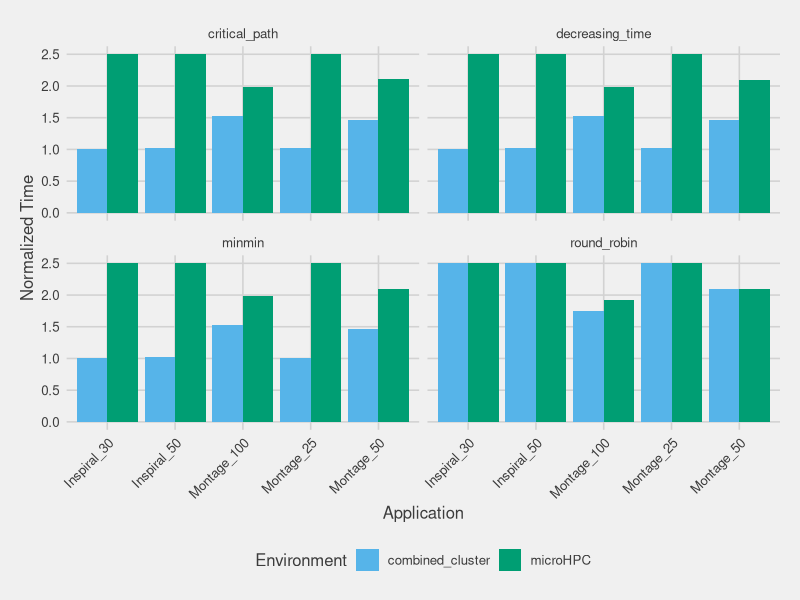
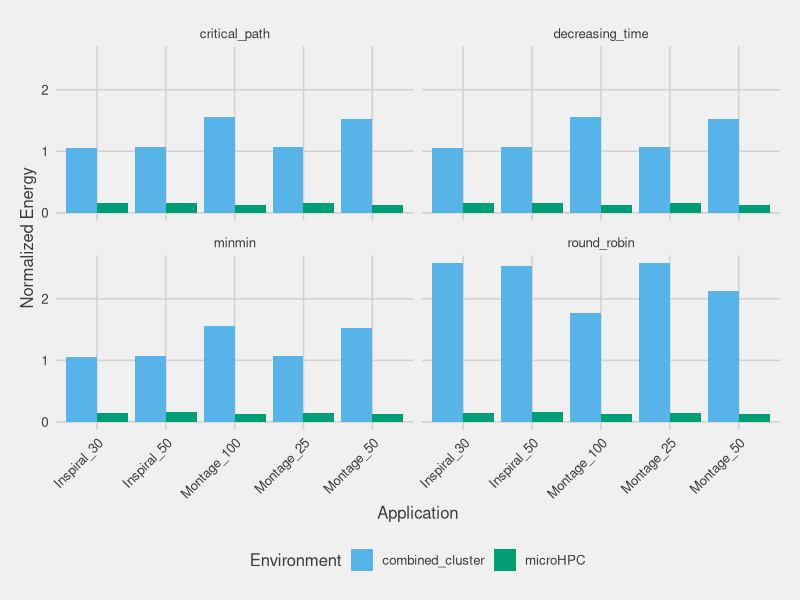
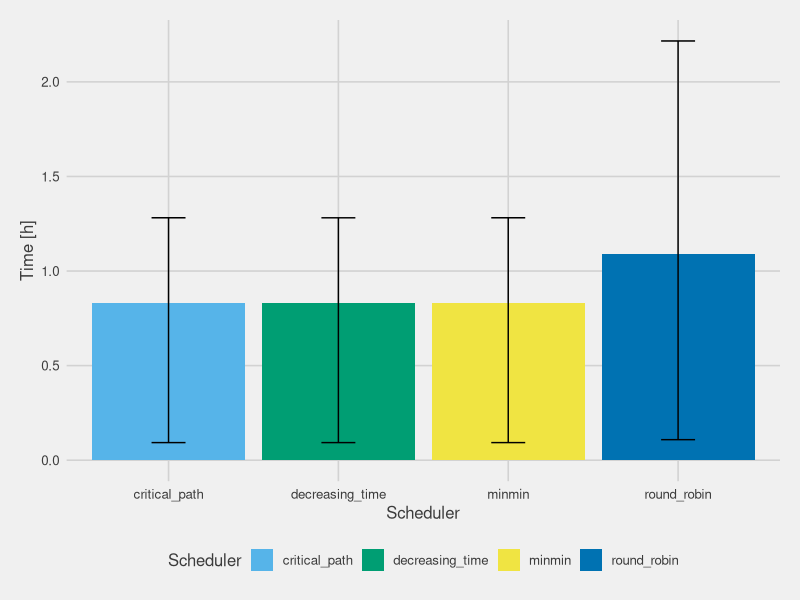
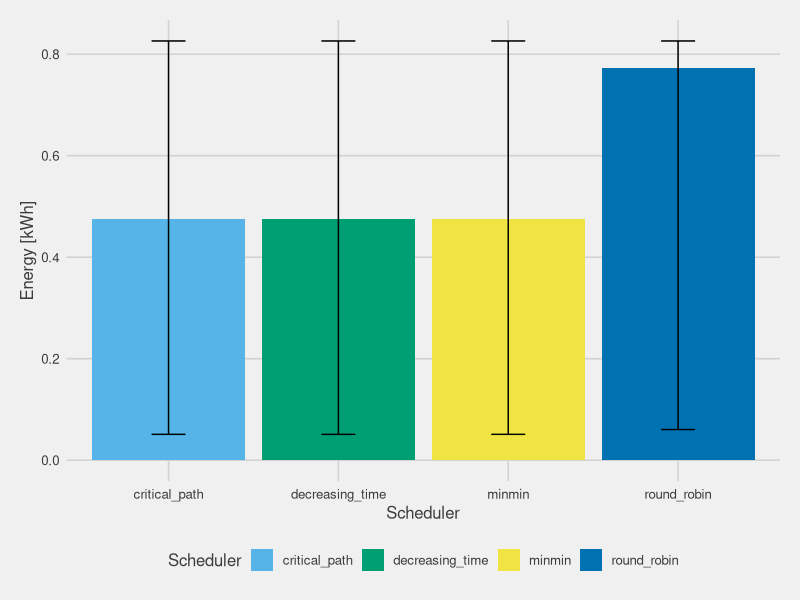
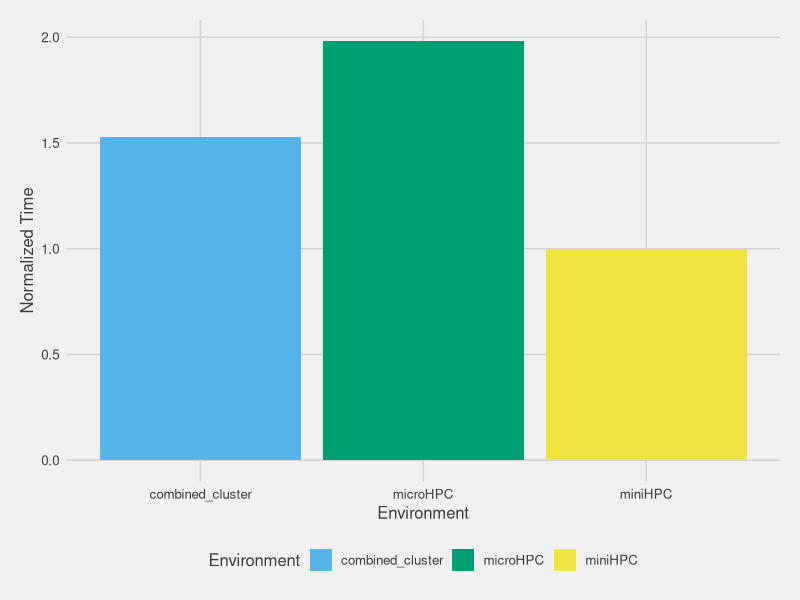
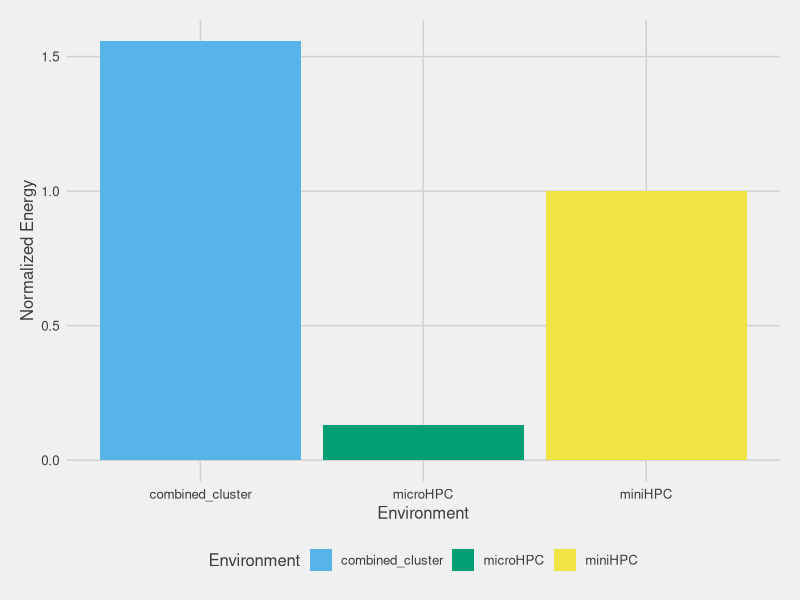
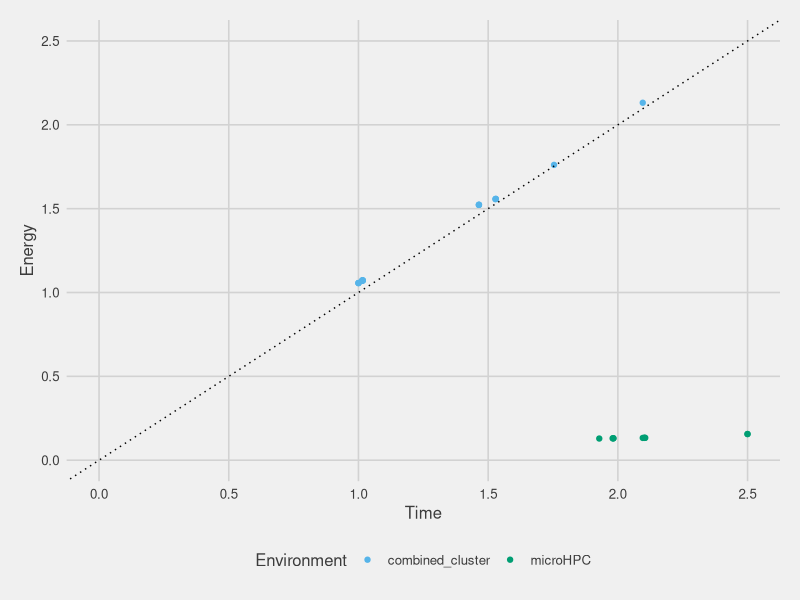
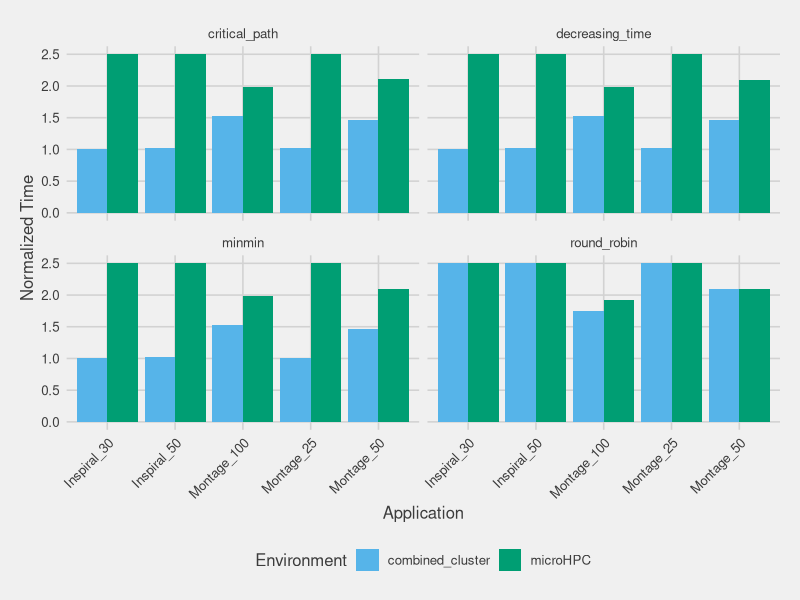

Here is the R script that generated these plots, in order:

library(ggthemes)
library(ggplot2)
library(dplyr)
#library(reshape2)

simulations_out <- read.csv("data/simulations.csv")



#Plot Times----

time_over_mini <- simulations_out %>%
  filter(Environment != "miniHPC") %>% left_join(simulations_out %>%
                                                   filter(Environment == "miniHPC"),
                                                 by = c("Application", "Scheduler"),
                                                 suffix = c("", "_mini")) %>%
  select(Scheduler,Application, Environment, time, time_mini) %>%
  mutate(norm_time = time/time_mini)

ggplot(time_over_mini, aes(x=Application, y=norm_time, fill = Environment, group = Environment)) +
  geom_bar(stat='identity', position='dodge')  +
  theme_fivethirtyeight() + scale_fill_pander() + 
  theme(axis.title = element_text(), axis.text.x = element_text(angle = 45, hjust = 1)) + 
  ylab('Normalized Time') + 
  facet_wrap(~Scheduler)
ggsave(filename = "graphs/norm_time.pdf", device = "pdf", scale = 0.8)


#Plot Energy Consumtion----
energy_over_mini <- simulations_out %>%
  filter(Environment != "miniHPC") %>% left_join(simulations_out %>%
                                                   filter(Environment == "miniHPC"),
                                                 by = c("Application", "Scheduler"),
                                                 suffix = c("", "_mini")) %>%
  select(Scheduler,Application, Environment, energy, energy_mini) %>%
  mutate(norm_energy = energy/energy_mini)

ggplot(energy_over_mini, aes(x=Application, y=norm_energy, fill = Environment, group = Environment)) +
  geom_bar(stat='identity', position='dodge')  +
  theme_fivethirtyeight() + scale_fill_pander() + 
  theme(axis.title = element_text(), axis.text.x = element_text(angle = 45, hjust = 1)) + 
  ylab('Normalized Energy') + 
  facet_wrap(~Scheduler)
ggsave(filename = "graphs/norm_energy.pdf", device = "pdf", scale = 0.8)


#Calculate avg, sd, etc.----
aggregated <- simulations_out %>%
  group_by(Scheduler) %>%
  summarise(avg_time = mean(time),
            first_quant_time = quantile(time,0.25),
            third_quant_time = quantile(time,0.75),
            avg_energy = mean(energy),
            first_quant_energy = quantile(energy,0.25),
            third_quant_energy = quantile(energy,0.75))

#Compare Scheduling Algorithms----
conversion <- 1/60/60
aggregated$avg_time <- aggregated$avg_time*conversion
aggregated$first_quant_time <- aggregated$first_quant_time*conversion
aggregated$third_quant_time <- aggregated$third_quant_time*conversion

aggregated$avg_energy <- aggregated$avg_energy*2.77778e-7
aggregated$first_quant_energy <- aggregated$first_quant_energy*2.77778e-7
aggregated$third_quant_energy <- aggregated$third_quant_energy*2.77778e-7

ggplot(aggregated, aes(x=Scheduler, y=avg_time, fill = Scheduler, group = Scheduler)) +
  geom_bar(stat='identity', position='dodge')  +
  geom_errorbar(aes(ymin=first_quant_time, ymax=third_quant_time),
                width=.2,                    # Width of the error bars
                position=position_dodge(.9)) +
  theme_fivethirtyeight() + scale_fill_pander() + 
  theme(axis.title = element_text()) + 
  ylab('Time [h]') 
ggsave(filename = "graphs/time_h_scheduler.pdf", device = "pdf", scale = 0.8)

ggplot(aggregated, aes(x=Scheduler, y=avg_energy, fill = Scheduler, group = Scheduler)) +
  geom_bar(stat='identity', position='dodge')  +
  geom_errorbar(aes(ymin=first_quant_energy, ymax=third_quant_energy),
                width=.2,                    # Width of the error bars
                position=position_dodge(.9)) +
  theme_fivethirtyeight() + scale_fill_pander() + 
  theme(axis.title = element_text()) + 
  ylab('Energy [kWh]') 
ggsave(filename = "graphs/energy_kWh_scheduler.pdf", device = "pdf", scale = 0.8)



#Compare Cluster ----
#Calculate avg, sd, etc.----
aggregated_cluster <- simulations_out %>%
  group_by(Environment) %>%
  summarise(avg_time = median(time),
            first_quant_time = quantile(time,0.25),
            third_quant_time = quantile(time,0.75),
            avg_energy = median(energy),
            first_quant_energy = quantile(energy,0.25),
            third_quant_energy = quantile(energy,0.75))

aggregated_cluster$avg_time <- aggregated_cluster$avg_time*conversion
aggregated_cluster$first_quant_time <- aggregated_cluster$first_quant_time*conversion
aggregated_cluster$third_quant_time <- aggregated_cluster$third_quant_time*conversion

aggregated_cluster$avg_energy <- aggregated_cluster$avg_energy*2.77778e-7
aggregated_cluster$first_quant_energy <- aggregated_cluster$first_quant_energy*2.77778e-7
aggregated_cluster$third_quant_energy <- aggregated_cluster$third_quant_energy*2.77778e-7

aggregated_cluster$norm_time <- aggregated_cluster$avg_time/aggregated_cluster$avg_time[aggregated_cluster$Environment=="miniHPC"]
aggregated_cluster$norm_energy <- aggregated_cluster$avg_energy/aggregated_cluster$avg_energy[aggregated_cluster$Environment=="miniHPC"]


ggplot(aggregated_cluster, aes(x=Environment, y=norm_time, fill = Environment, group = Environment)) +
  geom_bar(stat='identity', position='dodge')  +
  theme_fivethirtyeight() + scale_fill_pander() + 
  theme(axis.title = element_text()) + 
  ylab('Normalized Time') 
ggsave(filename = "graphs/scheduling_compare.pdf", device = "pdf", scale = 0.8)

ggplot(aggregated_cluster, aes(x=Environment, y=norm_energy, fill = Environment, group = Environment)) +
  geom_bar(stat='identity', position='dodge')  +
  theme_fivethirtyeight() + scale_fill_pander() + 
  theme(axis.title = element_text()) + 
  ylab('Normalized Energy') 
ggsave(filename = "graphs/scheduling_compare.pdf", device = "pdf", scale = 0.8)


# Time/Energy over miniHPC
time_energy <- simulations_out %>%
  filter(Environment != "miniHPC") %>% left_join(simulations_out %>%
                                                   filter(Environment == "miniHPC"),
                                                 by = c("Application", "Scheduler"),
                                                 suffix = c("", "_mini")) %>%
  select(Scheduler,Application, Environment, time, energy, time_mini, energy_mini)


time_energy$time_ratio <- time_energy$time/time_energy$time_mini
time_energy$energy_ratio <- time_energy$energy/time_energy$energy_mini

ggplot(time_energy, aes(x=time_ratio, y=energy_ratio, color = Environment)) +
  geom_point()  +
  geom_abline(intercept = 0, slope = 1, linetype = "dotted") +
  theme_fivethirtyeight() +
  scale_color_pander() + 
  xlim(c(0,2.5)) + 
  ylim(c(0,2.5)) +
  theme(axis.title = element_text()) + 
  ylab('Energy') +
  xlab("Time")
ggsave(filename = "graphs/scheduling_compare.pdf", device = "pdf", scale = 0.8)

